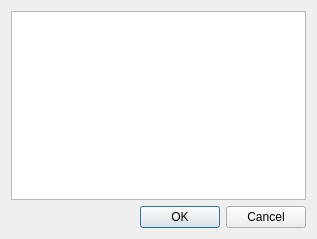
<?xml version="1.0" encoding="UTF-8"?>
<ui version="4.0">
 <class>ListChoiseDialog</class>
 <widget class="QDialog" name="ListChoiseDialog">
  <property name="windowModality">
   <enum>Qt::WindowModal</enum>
  </property>
  <property name="geometry">
   <rect>
    <x>0</x>
    <y>0</y>
    <width>317</width>
    <height>239</height>
   </rect>
  </property>
  <property name="windowTitle">
   <string>Layer Choise</string>
  </property>
  <layout class="QVBoxLayout" name="verticalLayout">
   <item>
    <widget class="QListWidget" name="listWidget"/>
   </item>
   <item>
    <widget class="QDialogButtonBox" name="buttonBox">
     <property name="orientation">
      <enum>Qt::Horizontal</enum>
     </property>
     <property name="standardButtons">
      <set>QDialogButtonBox::Cancel|QDialogButtonBox::Ok</set>
     </property>
    </widget>
   </item>
  </layout>
 </widget>
 <resources/>
 <connections>
  <connection>
   <sender>buttonBox</sender>
   <signal>accepted()</signal>
   <receiver>ListChoiseDialog</receiver>
   <slot>accept()</slot>
   <hints>
    <hint type="sourcelabel">
     <x>248</x>
     <y>254</y>
    </hint>
    <hint type="destinationlabel">
     <x>157</x>
     <y>274</y>
    </hint>
   </hints>
  </connection>
  <connection>
   <sender>buttonBox</sender>
   <signal>rejected()</signal>
   <receiver>ListChoiseDialog</receiver>
   <slot>reject()</slot>
   <hints>
    <hint type="sourcelabel">
     <x>316</x>
     <y>260</y>
    </hint>
    <hint type="destinationlabel">
     <x>286</x>
     <y>274</y>
    </hint>
   </hints>
  </connection>
 </connections>
</ui>
